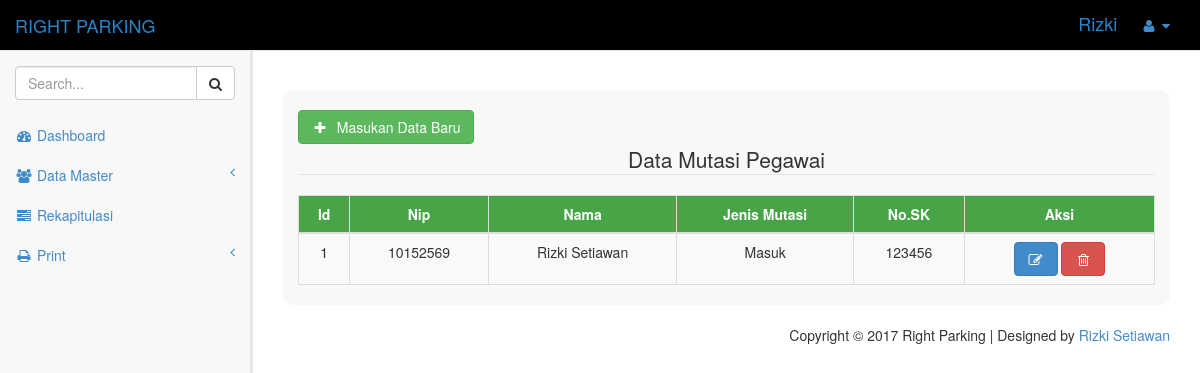
The app's page /dmutasi.php (signed in) with its own data.
### tables this page shows
CREATE TABLE `tbl_mutasi` (
  `id_mutasi` int(50) NOT NULL,
  `nip` int(50) NOT NULL,
  `jenis_mutasi` varchar(50) NOT NULL,
  `no_sk` int(50) NOT NULL
);

CREATE TABLE `tbl_pegawai` (
  `nip` int(50) NOT NULL,
  `nama` varchar(50) NOT NULL,
  `tempat` varchar(50) NOT NULL,
  `tgl` int(20) NOT NULL,
  `bln` varchar(20) NOT NULL,
  `tahun` varchar(20) NOT NULL,
  `agama` varchar(50) NOT NULL,
  `jk` varchar(20) NOT NULL,
  `stat_pernikahan` varchar(20) NOT NULL,
  `alamat` varchar(50) NOT NULL,
  `email` varchar(50) NOT NULL
);

### dmutasi.php (the view, shortened to what this page needs)
 <?php
    if(!isset($_SESSION['user'])){?>
    <script language="javascript" type="text/javascript">
    alert("Silahkan Login Terlebih Dahulu");
    document.location='login.php';
    </script><?php
    } else {
?>
<!DOCTYPE html>
<html>
<head>
    <link href="css/bootstrap.min.css" rel="stylesheet">
    <link href="font-awesome/css/font-awesome.css" rel="stylesheet">
    <link href="css/sb-admin.css" rel="stylesheet">
</head>
<body >
    <div id="wrapper">
        <nav class="navbar navbar-default navbar-fixed-top" role="navigation" style="margin-bottom: 0; background-color: black;">
            <div class="navbar-header">
                <a class="navbar-brand" href="index.php" style="color: #2883C8;">RIGHT PARKING</a>
            </div>
            <ul class="nav navbar-top-links navbar-right">
                <li style="color:  #2883C8; ">
                    <h4><?php echo $_SESSION['user']; ?></h4>
                </li>
                <li class="dropdown">
                    <a class="dropdown-toggle" data-toggle="dropdown" href="#">
                        <i class="fa fa-user fa-fw"></i>  <i class="fa fa-caret-down"></i>
                    </a>
                </li>
            </ul>
            <div class="navbar-default navbar-static-side" role="navigation" >
                <div class="sidebar-collapse">
                    <ul class="nav" id="side-menu">
                        <li class="sidebar-search">
                            <div class="input-group custom-search-form">
                                <input type="text" class="form-control" placeholder="Search...">
                                <span class="input-group-btn">
                                <button class="btn btn-default" type="button">
                                    <i class="fa fa-search"></i>
                                </button>
                            </span>
                            </div>
                        </li>
                        <li>
                            <a href="index.php"><i class="fa fa-dashboard fa-fw"></i> Dashboard</a>
                        </li>
                        <li>
                            <a href=""><i class="fa fa-users fa-fw"></i> Data Master<span class="fa arrow"></span></a>
                        </li>
                        <li>
                            <a href="rekap.php"><i class="fa fa-tasks fa-fw"></i> Rekapitulasi</a>
                        </li>
                        <li>
                            <a href=""><i class="fa fa-print fa-fw"></i> Print<span class="fa arrow"></span></a>
                        </li>
                    </ul>
                </div>
            </div>
        </nav>
        <div id="page-wrapper">
            <div class="row">
                <div class="col-lg-12"><br><br>
                    <div class="col-md-12 content"   style="background-color: #F8F8F8; border-radius: 10px;">
                      <div>
                          <a href="imutasi.php">  <br><button type="submit" class="btn btn-success"><i class='fa fa-plus fa-fw'></i>&nbsp; Masukan Data Baru</button> </a>
                     </div>
               <legend><Center>Data Mutasi Pegawai</Center></legend>
    <table cellspacing="0" cellpadding="0" class="table table-striped table-bordered ">
        <thead style="background: #47A447; color: white;">
            <tr>
                <th><center>Id</center></th>
                <th><center>Nip</center></th>
                <th><center>Nama</center></th>
                <th><center>Jenis Mutasi</center></th>
                <th><center>No.SK</center></th>
                <th><center>Aksi</center></th>
            </tr>
        </thead>
        <tbody align="center">
            <?php
            require_once 'config.php';
            $sql = "SELECT tbl_mutasi.id_mutasi,tbl_pegawai.nip,tbl_pegawai.nama,tbl_mutasi.jenis_mutasi,tbl_mutasi.no_sk from tbl_mutasi, tbl_pegawai where tbl_pegawai.nip=tbl_mutasi.nip ";
            $result = $connect->query($sql);
            if($result->num_rows > 0) {
                while($row = $result->fetch_assoc()) {
                    echo "<tr>
                        <td>".$row['id_mutasi']."</td>
                        <td>".$row['nip']."</td>
                        <td>".$row['nama']."</td>
                        <td>".$row['jenis_mutasi']."</td>
                        <td>".$row['no_sk']."</td>
                        <td>
                        <a href='emutasi.php?id_mutasi=".$row['id_mutasi']."'><button type='button'class='btn btn-primary'><i class='fa fa-pencil-square-o fa-fw'></i></button></a>
                         <a onClick=\"javascript: return confirm('Apakah yakin ingin di hapus?');\"href='hmutasi.php?id_mutasi=".$row['id_mutasi']."'><button type='button'class='btn btn-danger'><i class='fa fa-trash-o fa-fw'></i></button></a>
                        </td>
                    </tr>";
                     }
                     } else {
                    echo "<tr><td colspan='12'><center>Belum Ada Data<center></td></tr>";
                    }
                    ?>
                </tbody>
                </table>
        </div>
                </div>
            </div>
            <footer class="text-right"><br>
                <p>Copyright &copy; 2017 Right Parking
                | Designed by <a href="http://www.templatemo.com" target="_parent">Rizki Setiawan</a></p>
            </footer>
        </div>
    </div>
</body>
</html>
<?php } ?>

### css/sb-admin.css (style rules this page uses)
body { background-color: #f8f8f8; padding-top: 100px; }
@media (min-width:768px) { body { padding-top: 50px; } }
#wrapper { width: 100%; }
#page-wrapper { padding: 0 15px; min-height: 568px; background-color: #fff; }
@media (min-width:768px) { #page-wrapper { position: inherit; margin: 0 0 0 250px; padding: 0 30px; min-height: 1300px; border-left: 3px solid #e7e7e7; } }
.navbar-top-links li { display: inline-block; }
.navbar-top-links li:last-child { margin-right: 15px; }
.navbar-top-links li a { padding: 15px; min-height: 50px; }
.sidebar-search { padding: 15px; }
.arrow { float: right; }
.fa.arrow:before { content: "\f104"; }
@media (min-width:768px) { .navbar-static-side { z-index: 1; position: absolute; width: 250px; margin-top: 51px; } }

### records on screen
tbl_mutasi: id_mutasi "1", nip.nip "10152569", nip.nama "Rizki Setiawan", jenis_mutasi "Masuk", no_sk "123456"

### other values on screen
$_SESSION['user'] "Rizki"
